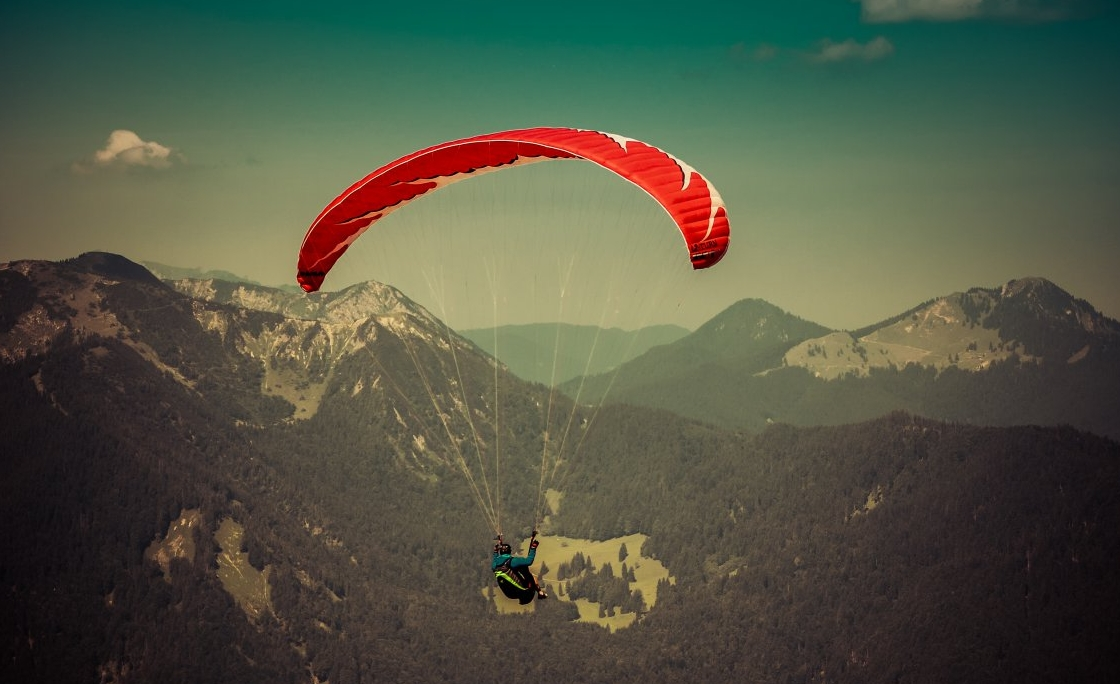
#> input picture data/ts.png, 1120 x 684 px
$ python 7_example_1_hsv.py
#> lines starting #> are read from the running program, lines starting #| are printed output that depends on the picture; after the words box and inside, x2 and y2 are one past the last pixel; in counts of white or black regions, pixels touching at a corner belong together
import cv2
import numpy as np

image = cv2.imread("./data/ts.png")
#> image is the input picture: shape (684, 1120, 3); mean B, G, R 68.6, 85.9, 82.8
image_hsv = cv2.cvtColor(image, cv2.COLOR_BGR2HSV)
#> image_hsv: shape (684, 1120, 3); mean H, S, V 54.2, 85.2, 94.9
image_gray = cv2.cvtColor(image, cv2.COLOR_BGR2GRAY)
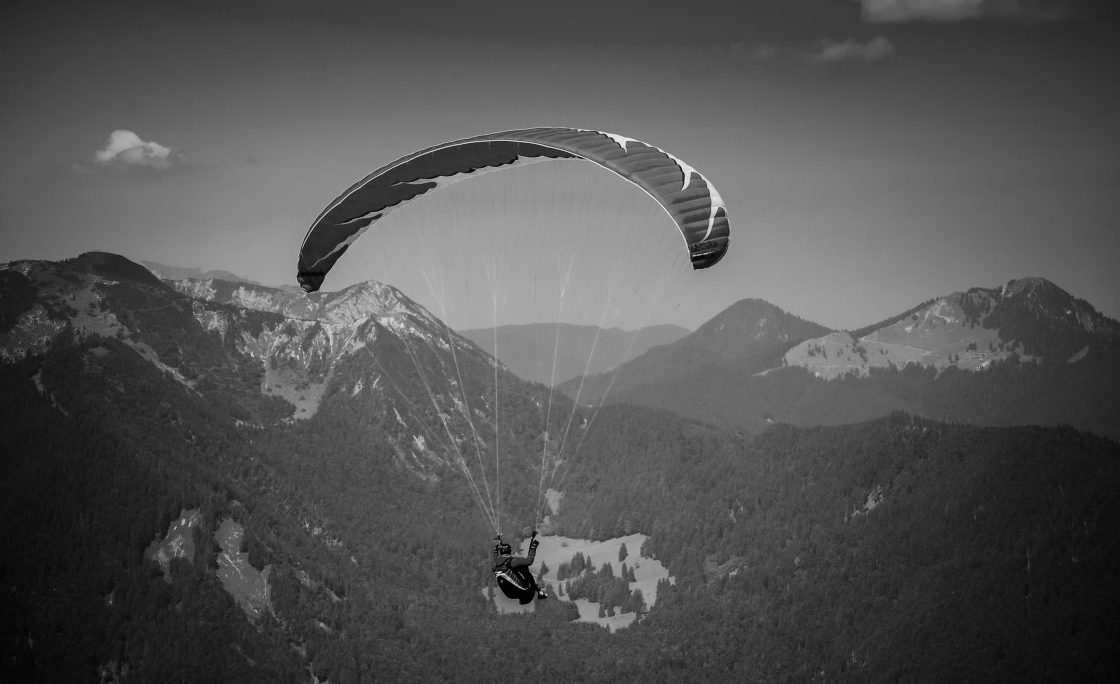
#> image_gray: shape (684, 1120); min 0, max 238, mean 83
h_filter_1 = [0, 30]
h_filter_2 = [150, 179]


def onchange_val(r):
    im1 = refresh()
    cv2.imshow("seg", np.hstack([image,im1]))


def onchange_start(val):
    if val == 1:
        im1 = np.stack([image_gray, image_gray, image_gray], axis=2)
        cv2.imshow("seg", np.hstack([image,im1]))
    elif val == 0:
        cv2.imshow("seg", np.hstack([image,image]))
    else:
        print("error")


def refresh():
    im1 = np.stack([image_gray, image_gray, image_gray], axis=2)
    h1_min = cv2.getTrackbarPos("h1-min","seg")
    h1_max = cv2.getTrackbarPos("h1-max", "seg")
    h2_min = cv2.getTrackbarPos("h2-min", "seg")
    h2_max = cv2.getTrackbarPos("h2-max", "seg")
    s_min = cv2.getTrackbarPos("s-min", "seg")
    s_max = cv2.getTrackbarPos("s-max", "seg")
    v_min = cv2.getTrackbarPos("v-min", "seg")
    v_max = cv2.getTrackbarPos("v-max", "seg")

    h1_low = np.array([h1_min, s_min, v_min])
    h1_high = np.array([h1_max, s_max, v_max])
    mask_1 = cv2.inRange(image_hsv, h1_low, h1_high)

    h2_low = np.array([h2_min, s_min, v_min])
    h2_high = np.array([h2_max, s_max, v_max])
    mask_2 = cv2.inRange(image_hsv, h2_low, h2_high)

    mask = mask_1 + mask_2
    for c in range(3):
        im1[:, :, c] = np.where(mask == 255, image[:, :, c], im1[:, :, c])
    return im1.copy()


cv2.namedWindow("seg", flags=cv2.WINDOW_NORMAL)
cv2.createTrackbar("h1-min", "seg", 0, 179, onchange_val)
#> slider 'h1-min' is set to 35
cv2.createTrackbar("h1-max", "seg", 0, 179, onchange_val)
#> slider 'h1-max' is set to 179
cv2.createTrackbar("h2-min", "seg", 0, 179, onchange_val)
#> slider 'h2-min' is set to 35
cv2.createTrackbar("h2-max", "seg", 0, 179, onchange_val)
#> slider 'h2-max' is set to 179
cv2.createTrackbar("s-min", "seg", 0, 255, onchange_val)
#> slider 's-min' is set to 51
cv2.createTrackbar("s-max", "seg", 0, 255, onchange_val)
#> slider 's-max' is set to 255
cv2.createTrackbar("v-min", "seg", 0, 255, onchange_val)
#> slider 'v-min' is set to 51
cv2.createTrackbar("v-max", "seg", 0, 255, onchange_val)
#> slider 'v-max' is set to 255
cv2.createTrackbar("start", "seg", 0, 1, onchange_start)
#> slider 'start' is set to 1
cv2.imshow("seg", np.hstack([image,image]))
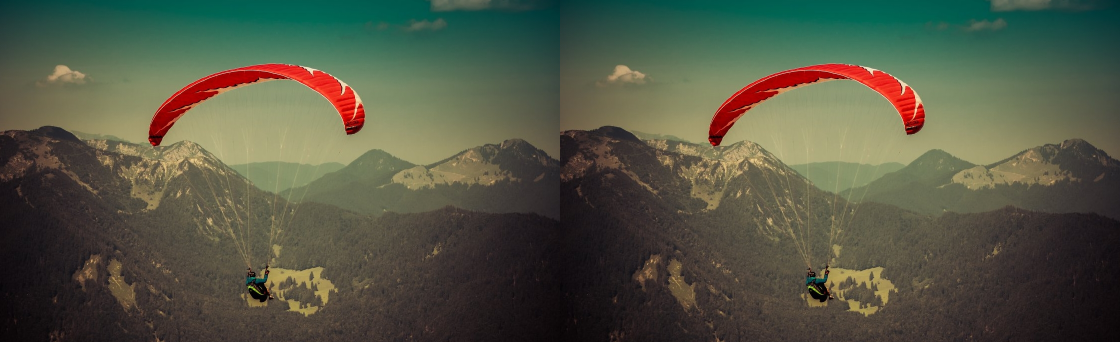
#> window 'seg': shape (684, 2240, 3) (shown at 1/2 size); mean B, G, R 68.6, 85.9, 82.8
cv2.waitKey(0)
#> in refresh, `mask_1 = cv2.inRange(image_hsv, h1_low, h1_high)`:
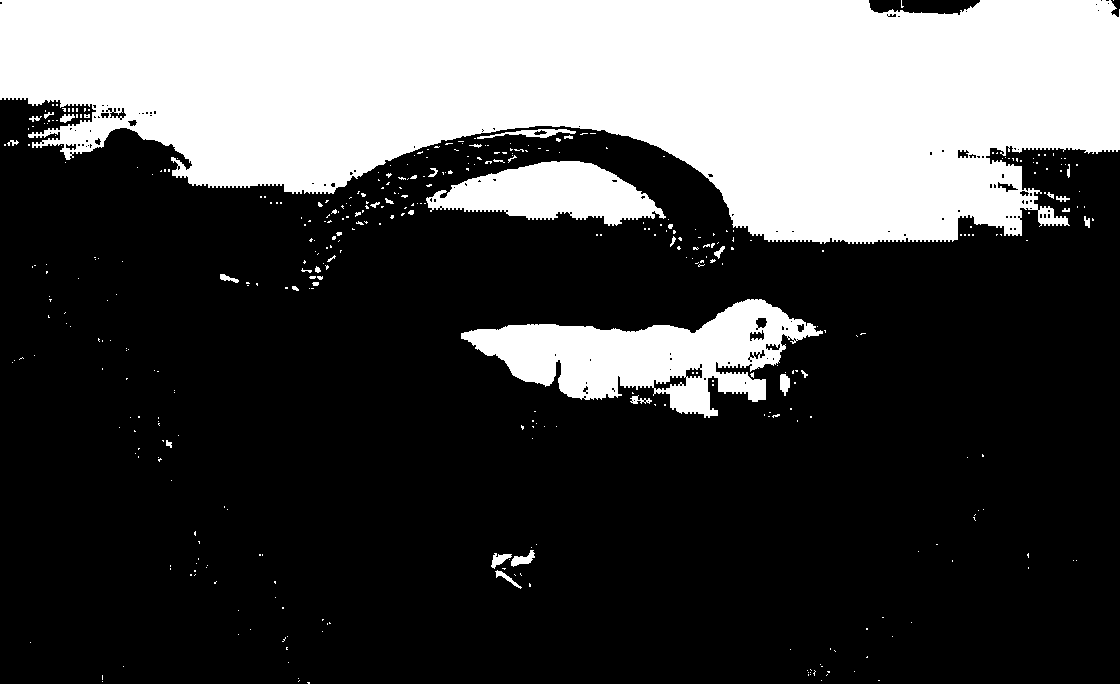
#> mask_1: shape (684, 1120); 29.4% white; 411 white regions (373 under 20 px), largest, box (x1, y1, x2, y2) and area: (0, 0, 1120, 244) 192382, (461, 299, 823, 418) 19812, (426, 161, 666, 226) 9201
#> in onchange_val, `cv2.imshow("seg", np.hstack([image,im1]))`:
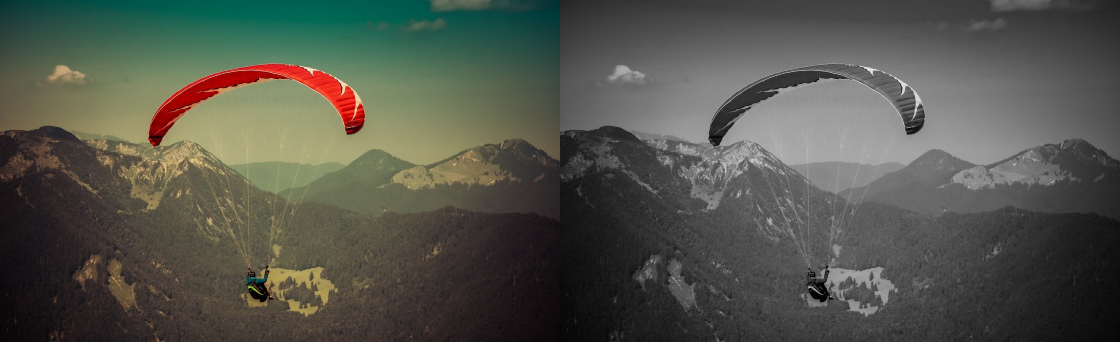
#> window 'seg': shape (684, 2240, 3) (shown at 1/2 size); mean B, G, R 75.8, 84.5, 82.9
cv2.destroyAllWindows()

$ run again, with data/cd.png copied over data/ts.png
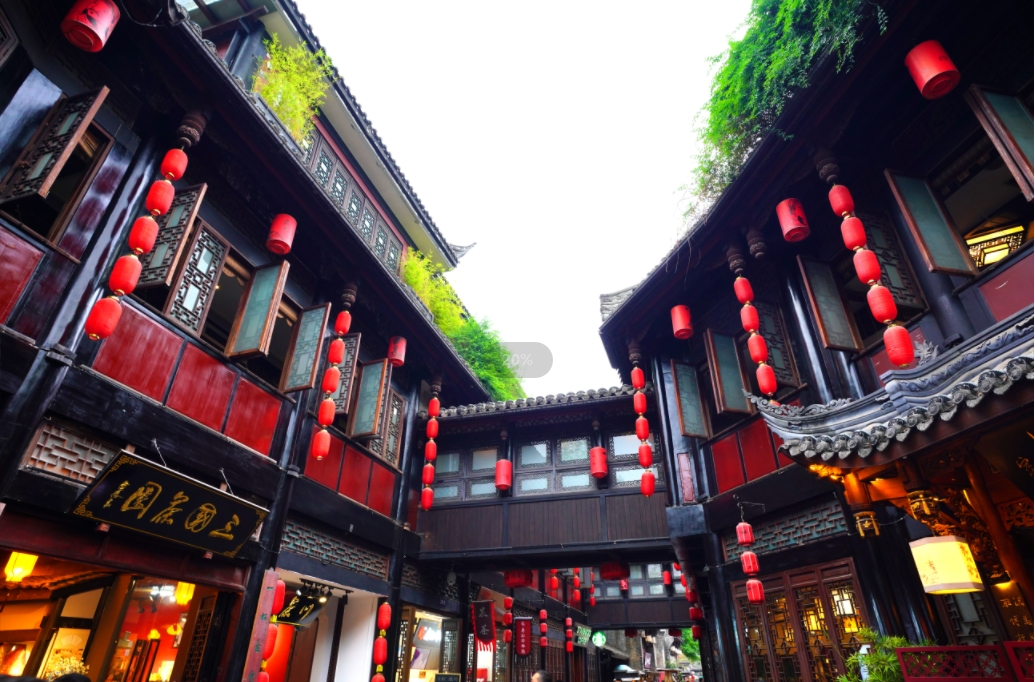
#> input picture data/cd.png, 1035 x 682 px
#> image is the input picture: shape (682, 1035, 3); mean B, G, R 86.7, 84.3, 100.7
#> image_hsv: shape (682, 1035, 3); mean H, S, V 94.9, 105.1, 110.4
#> in refresh, `mask_1 = cv2.inRange(image_hsv, h1_low, h1_high)`:
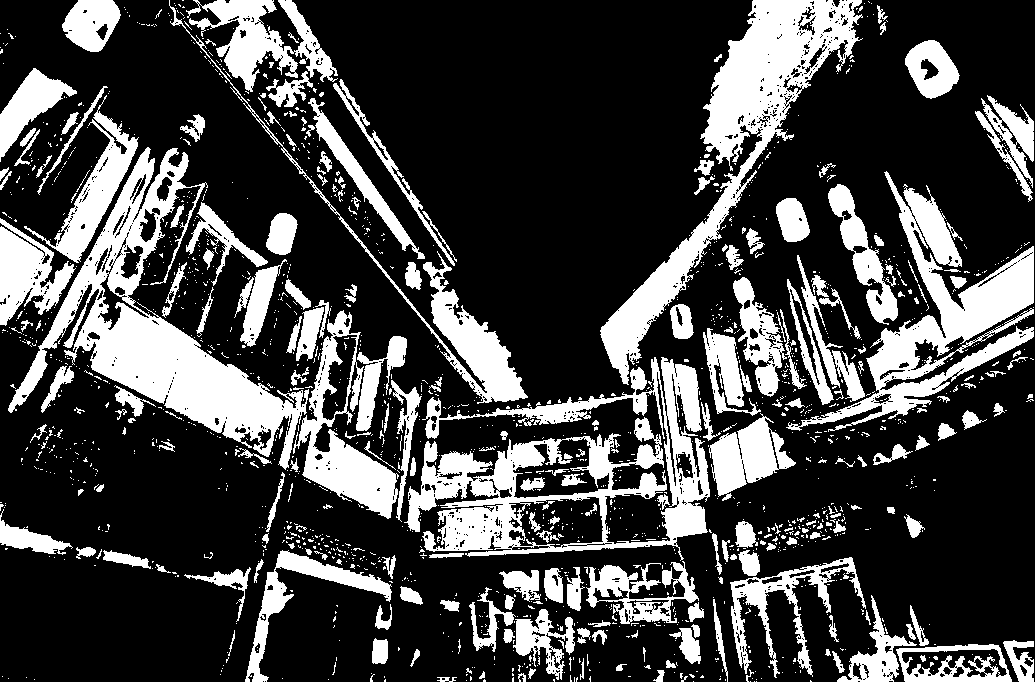
#> mask_1: shape (682, 1035); 26.4% white; 1701 white regions (1455 under 20 px), largest, box (x1, y1, x2, y2) and area: (8, 147, 309, 470) 23028, (404, 357, 710, 561) 21374, (600, 0, 863, 385) 19242
#> in onchange_val, `cv2.imshow("seg", np.hstack([image,im1]))`:
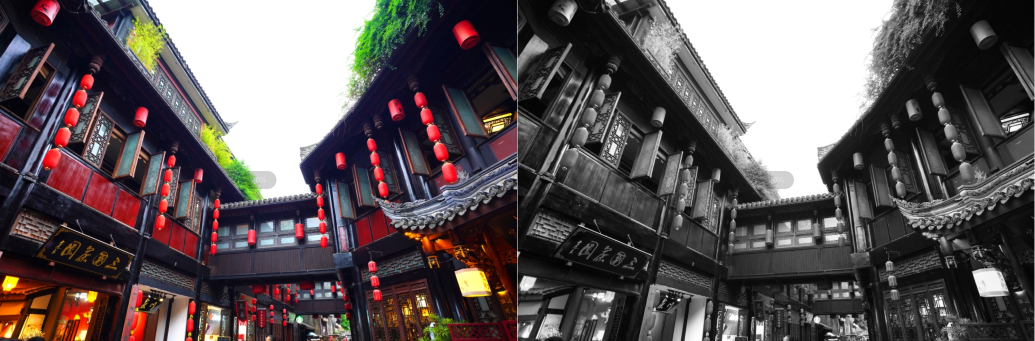
#> window 'seg': shape (682, 2070, 3) (shown at 1/2 size); mean B, G, R 88.1, 86.9, 95.1
